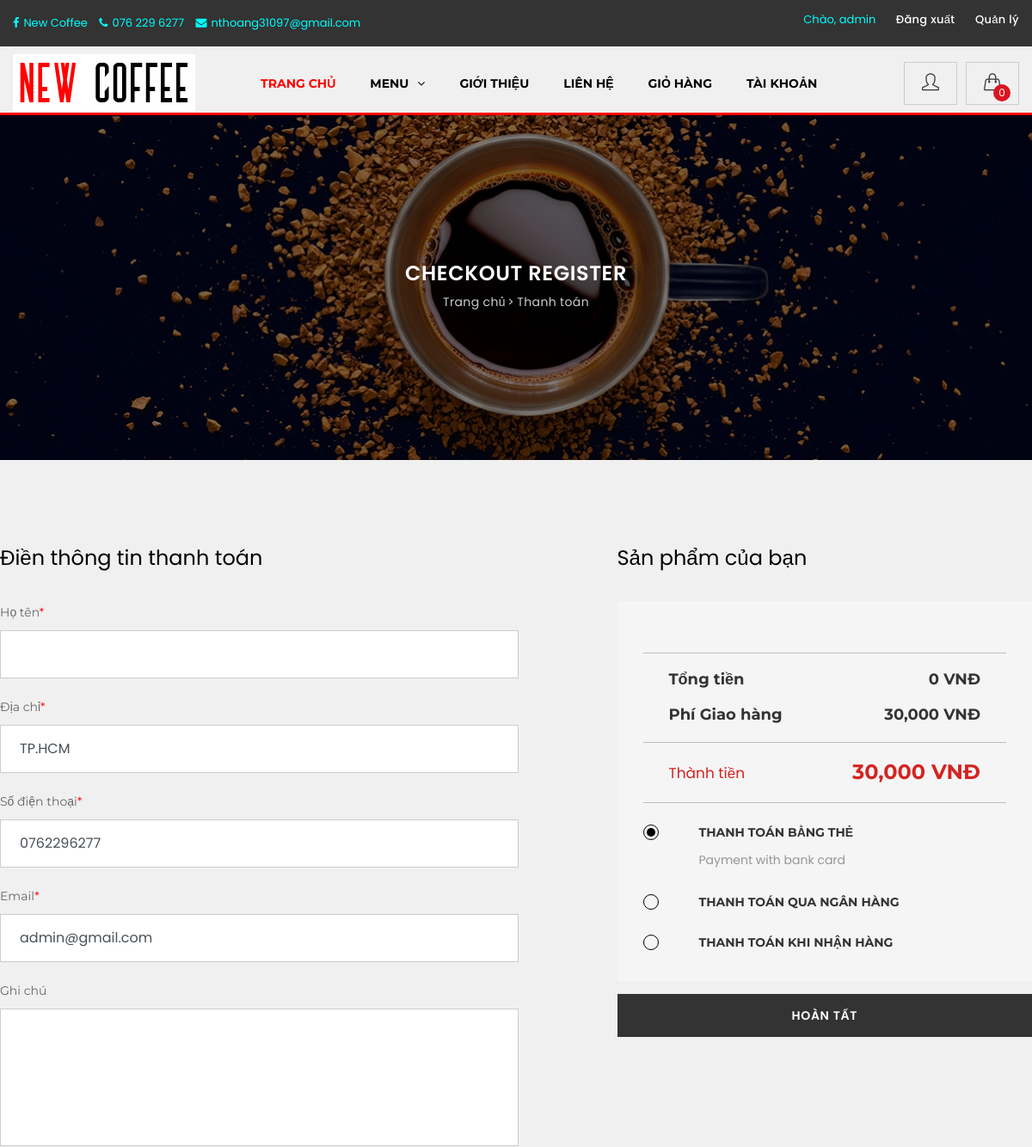
The page /payment/ (signed in, upper part) on the database as committed earlier.
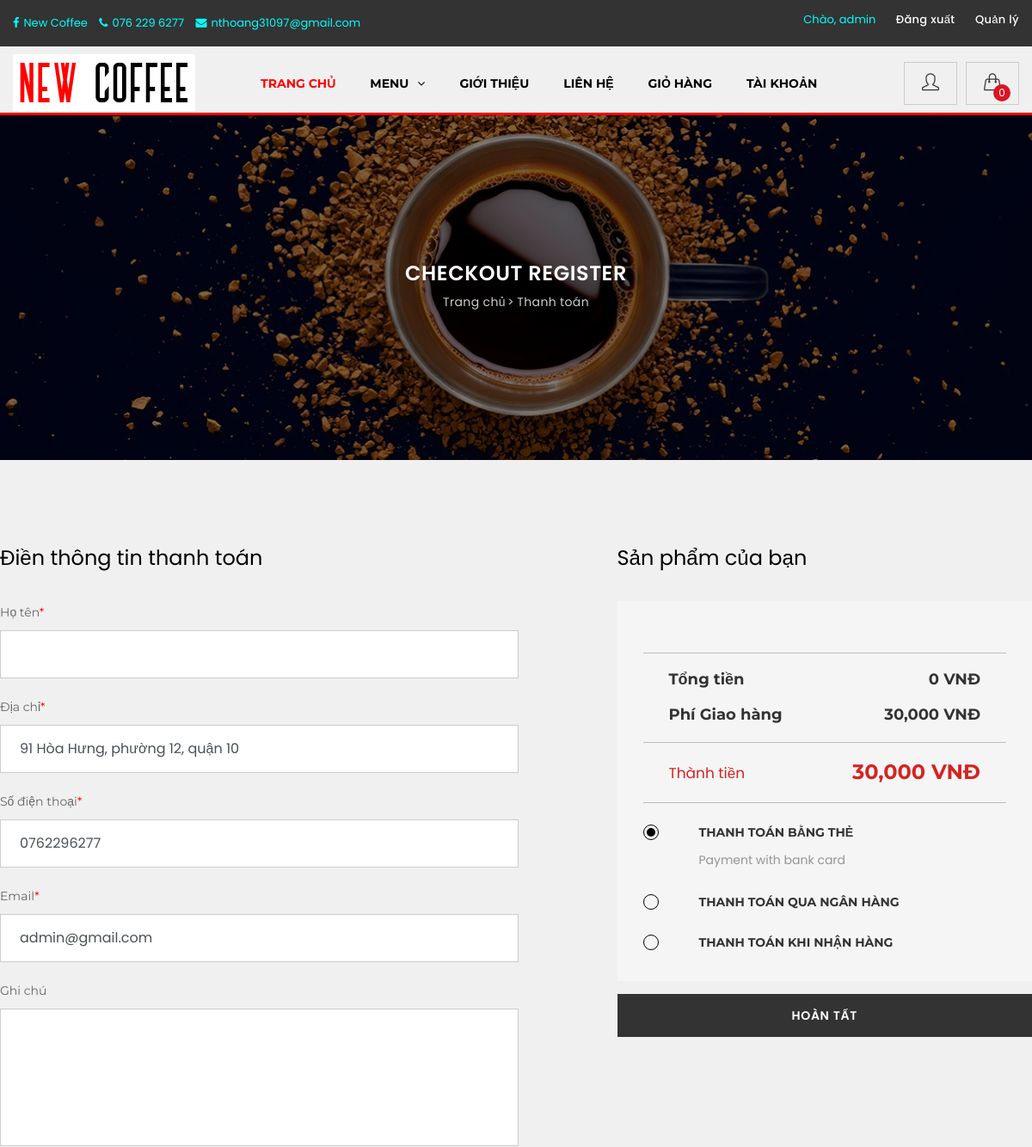
The same page on the database as committed later.
### user/models.py (models this page shows)
class CustomerUser(AbstractUser):
    phone = models.CharField(default='', max_length=15, blank=True)
    address = models.TextField(default='', max_length=255, blank=True)

### cart/views.py (the view, shortened to what this page needs)
# urls.py: path('payment/', PaymentController.as_view(), name='payment'),
class PaymentController(View):
    def get(self, request):
        category = Category.objects.filter(active=1)
        quantity = 0
        total = 0
        for key, value in cart.items():
            quantity += int(value['quantity'])
            if int(value['sale']) > 0:
                total += int(value['sale']) * int(value['quantity'])
            else:
                total += int(value['price']) * int(value['quantity'])
        return render(request, 'payment.html', {
            'category': category,
            'cart_quantity': quantity,
            'total': total
        })

### templates/payment.html (shortened to what the changed rows need)
{% extends 'base.html' %}
{% load static %}
{% load humanize %}
{% load mathfilters %}
{% block content %}
<section class="register_area p_100">
    <div class="container">
        <div class="register_inner">
            <form action="{% url 'cart:pay' %}" method="POST" class="billing_inner row">
                <div class="row">
                    <div class="col-lg-7">
                        <div class="billing_details">
                            <h2 class="reg_title">Điền thông tin thanh toán</h2>
                            <div class="billing_inner row">
                                <div class="col-lg-12">
                                    <div class="form-group">
                                        <label for="address">Địa chỉ<span>*</span></label>
                                        <input type="text" class="form-control" id="address" name="Address" value="{{ user.address }}" aria-describedby="address" required="">
                                    </div>
                                </div>
                                <div class="col-lg-12">
                                    <div class="form-group">
                                        <label for="phone">Số điện thoại<span>*</span></label>
                                        <input type="text" class="form-control" id="phone" name="Phone" value="{{ user.phone }}" aria-describedby="phone" required="">
                                    </div>
                                </div>
                                <div class="col-lg-12">
                                    <div class="form-group">
                                        <label for="email">Email<span>*</span></label>
                                        <input type="email" class="form-control" id="email" name="Email" value="{{ user.email }}" aria-describedby="email" required="">
                                    </div>
                                </div>
                            </div>
                        </div>
                    </div>
                    <div class="col-lg-5">
                        <div class="order_box_price">
                            <h2 class="reg_title">Sản phẩm của bạn</h2>
                        </div>
                    </div>
                </div>
            </form>
        </div>
    </div>
</section>
{% endblock %}

### templates/header.html (shortened to what this page needs)
{% load static %}
<header class="shop_header_area carousel_menu_area" style="border-bottom-style:solid; border-color:red">
    <div class="carousel_top_header black_top_header row m0">
        <div class="container">
            <div class="carousel_top_h_inner">
                <div class="float-md-left">
                    <div class="top_header_middle">
                        <a href="http://fb.com/NewCoffee138" target="blank" style="color:aqua; margin-right:10px"><i
                                class="fa fa-facebook"></i>New Coffee</a>
                        <a href="#" style="color:aqua; margin-right:10px"><i class="fa fa-phone"></i>076 229 6277</a>
                        <a href="#" style="color:aqua; margin-right:10px"><i class="fa fa-envelope"></i>nthoang31097@gmail.com</a>
                    </div>
                </div>
                {% if user.username %}
                <div class="float-md-right">
                    <ul class="account_list">
                        <li style="color:aqua">Chào, {{ user.username }}</li>
                        <li><a href="{% url 'user:logout' %}">Đăng xuất</a></li>
                        {% if user.is_staff %}
                        <li><a href="{% url 'admin:index' %}" target="_blank">Quản lý</a></li>
                        {% endif %}
                    </ul>
                </div>
                {% endif %}
            </div>
        </div>
    </div>
    <div class="carousel_menu_inner">
        <div class="container">
            <nav class="navbar navbar-expand-lg navbar-light bg-light" style="height:77px; padding-bottom:14px">
                <a class="navbar-brand" href="/"><img src="{% static 'img/Logo.jpg' %}" alt=""></a>
                <div class="collapse navbar-collapse" id="navbarSupportedContent">
                    <ul class="navbar-nav mr-auto">
                        <li class="nav-item"><a class="nav-link" href="{% url 'home:index' %}" style="color:red">Trang
                            chủ</a></li>
                        <li class="nav-item dropdown submenu">
                            <a class="nav-link dropdown-toggle" href="#" role="button" data-toggle="dropdown"
                               aria-haspopup="true" aria-expanded="false">
                                Menu <i class="fa fa-angle-down" aria-hidden="true"></i>
                            </a>
                        </li>
                        <li class="nav-item"><a class="nav-link" href="{% url 'home:about' %}">Giới thiệu</a></li>
                        <li class="nav-item"><a class="nav-link" href="{% url 'home:contact' %}">Liên hệ</a></li>
                        <li class="nav-item"><a class="nav-link" href="{% url 'cart:cart' %}">Giỏ hàng</a></li>
                        <li class="nav-item"><a class="nav-link" href="{% url 'user:info' %}">Tài khoản</a></li>
                    </ul>
                    <ul class="navbar-nav justify-content-end">
                        <li class="user_icon"><a href="{% url 'user:info' %}"><i class="icon-user icons"></i></a></li>
                        <li class="cart_quantity"><a href="{% url 'cart:cart' %}"><i class="icon-handbag icons"></i></a>
                        </li>
                    </ul>
                </div>
            </nav>
        </div>
    </div>
</header>

Rows that differ between the two databases and show on the page:
changed CustomerUser "admin": Address "TP.HCM" → "91 Hòa Hưng, phường 12, quận 10"
